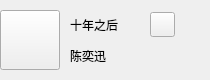
<?xml version="1.0" encoding="UTF-8"?>
<ui version="4.0">
 <class>MusicMessage</class>
 <widget class="QWidget" name="MusicMessage">
  <property name="geometry">
   <rect>
    <x>0</x>
    <y>0</y>
    <width>210</width>
    <height>80</height>
   </rect>
  </property>
  <property name="minimumSize">
   <size>
    <width>210</width>
    <height>80</height>
   </size>
  </property>
  <property name="maximumSize">
   <size>
    <width>210</width>
    <height>80</height>
   </size>
  </property>
  <property name="windowTitle">
   <string>Form</string>
  </property>
  <widget class="QPushButton" name="pushButton">
   <property name="geometry">
    <rect>
     <x>0</x>
     <y>10</y>
     <width>60</width>
     <height>60</height>
    </rect>
   </property>
   <property name="styleSheet">
    <string notr="true">border-image: url(:/img/singer.png);</string>
   </property>
   <property name="text">
    <string/>
   </property>
  </widget>
  <widget class="QWidget" name="gridLayoutWidget">
   <property name="geometry">
    <rect>
     <x>60</x>
     <y>10</y>
     <width>116</width>
     <height>61</height>
    </rect>
   </property>
   <layout class="QGridLayout" name="gridLayout">
    <property name="leftMargin">
     <number>10</number>
    </property>
    <property name="spacing">
     <number>0</number>
    </property>
    <item row="1" column="0">
     <widget class="QLabel" name="authorLabel">
      <property name="text">
       <string>陈奕迅</string>
      </property>
     </widget>
    </item>
    <item row="0" column="0">
     <widget class="QLabel" name="titleLabel">
      <property name="minimumSize">
       <size>
        <width>80</width>
        <height>30</height>
       </size>
      </property>
      <property name="maximumSize">
       <size>
        <width>80</width>
        <height>30</height>
       </size>
      </property>
      <property name="text">
       <string>十年之后</string>
      </property>
     </widget>
    </item>
    <item row="0" column="1">
     <widget class="QPushButton" name="collectBtn">
      <property name="minimumSize">
       <size>
        <width>25</width>
        <height>25</height>
       </size>
      </property>
      <property name="maximumSize">
       <size>
        <width>25</width>
        <height>25</height>
       </size>
      </property>
      <property name="styleSheet">
       <string notr="true">border-image: url(:/img/collect.png);</string>
      </property>
      <property name="text">
       <string/>
      </property>
     </widget>
    </item>
   </layout>
  </widget>
 </widget>
 <resources/>
 <connections/>
</ui>
